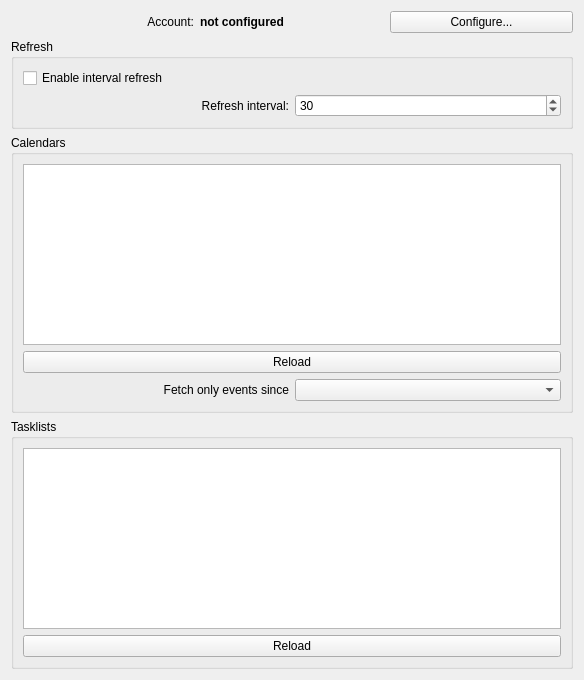
<?xml version="1.0" encoding="UTF-8"?>
<ui version="4.0">
 <class>GoogleSettingsDialog</class>
 <widget class="QWidget" name="GoogleSettingsDialog">
  <property name="geometry">
   <rect>
    <x>0</x>
    <y>0</y>
    <width>584</width>
    <height>680</height>
   </rect>
  </property>
  <layout class="QVBoxLayout" name="verticalLayout_2">
   <item>
    <layout class="QHBoxLayout" name="horizontalLayout">
     <item>
      <widget class="QLabel" name="accountTextLabel">
       <property name="text">
        <string>Account:</string>
       </property>
       <property name="alignment">
        <set>Qt::AlignRight|Qt::AlignTrailing|Qt::AlignVCenter</set>
       </property>
      </widget>
     </item>
     <item>
      <widget class="QLabel" name="accountLabel">
       <property name="text">
        <string>&lt;b&gt;not configured&lt;/b&gt;</string>
       </property>
      </widget>
     </item>
     <item>
      <widget class="QPushButton" name="configureBtn">
       <property name="text">
        <string>Configure...</string>
       </property>
      </widget>
     </item>
    </layout>
   </item>
   <item>
    <widget class="QGroupBox" name="refreshBox">
     <property name="title">
      <string>Refresh</string>
     </property>
     <property name="checkable">
      <bool>false</bool>
     </property>
     <layout class="QGridLayout" name="gridLayout">
      <item row="1" column="0">
       <widget class="QLabel" name="refreshLabel">
        <property name="text">
         <string>Refresh interval:</string>
        </property>
        <property name="alignment">
         <set>Qt::AlignRight|Qt::AlignTrailing|Qt::AlignVCenter</set>
        </property>
        <property name="buddy">
         <cstring>refreshSpinBox</cstring>
        </property>
       </widget>
      </item>
      <item row="1" column="1">
       <widget class="KPluralHandlingSpinBox" name="refreshSpinBox">
        <property name="minimum">
         <number>10</number>
        </property>
        <property name="maximum">
         <number>720</number>
        </property>
        <property name="value">
         <number>30</number>
        </property>
       </widget>
      </item>
      <item row="0" column="0" colspan="2">
       <widget class="QCheckBox" name="enableRefresh">
        <property name="text">
         <string>Enable interval refresh</string>
        </property>
       </widget>
      </item>
     </layout>
    </widget>
   </item>
   <item>
    <widget class="QGroupBox" name="calendarsBox">
     <property name="title">
      <string>Calendars</string>
     </property>
     <layout class="QGridLayout" name="gridLayout_2">
      <item row="0" column="0" colspan="2">
       <widget class="QListWidget" name="calendarsList"/>
      </item>
      <item row="5" column="0">
       <widget class="QLabel" name="eventsLimitLabel">
        <property name="text">
         <string>Fetch only events since</string>
        </property>
        <property name="alignment">
         <set>Qt::AlignRight|Qt::AlignTrailing|Qt::AlignVCenter</set>
        </property>
        <property name="buddy">
         <cstring>eventsLimitCombo</cstring>
        </property>
       </widget>
      </item>
      <item row="5" column="1">
       <widget class="KDateComboBox" name="eventsLimitCombo"/>
      </item>
      <item row="1" column="0" colspan="2">
       <widget class="QPushButton" name="reloadCalendarsBtn">
        <property name="text">
         <string>Reload</string>
        </property>
        <property name="icon">
         <iconset theme="view-refresh">
          <normaloff>.</normaloff>.</iconset>
        </property>
       </widget>
      </item>
     </layout>
    </widget>
   </item>
   <item>
    <widget class="QGroupBox" name="taskListsBox">
     <property name="title">
      <string>Tasklists</string>
     </property>
     <layout class="QVBoxLayout" name="verticalLayout">
      <item>
       <widget class="QListWidget" name="taskListsList"/>
      </item>
      <item>
       <widget class="QPushButton" name="reloadTaskListsBtn">
        <property name="text">
         <string>Reload</string>
        </property>
        <property name="icon">
         <iconset theme="view-refresh">
          <normaloff>.</normaloff>.</iconset>
        </property>
       </widget>
      </item>
     </layout>
    </widget>
   </item>
  </layout>
 </widget>
 <customwidgets>
  <customwidget>
   <class>KPluralHandlingSpinBox</class>
   <extends>QSpinBox</extends>
   <header>kpluralhandlingspinbox.h</header>
  </customwidget>
  <customwidget>
   <class>KDateComboBox</class>
   <extends>QComboBox</extends>
   <header>kdatecombobox.h</header>
  </customwidget>
 </customwidgets>
 <resources/>
 <connections>
  <connection>
   <sender>enableRefresh</sender>
   <signal>toggled(bool)</signal>
   <receiver>refreshSpinBox</receiver>
   <slot>setEnabled(bool)</slot>
   <hints>
    <hint type="sourcelabel">
     <x>182</x>
     <y>99</y>
    </hint>
    <hint type="destinationlabel">
     <x>312</x>
     <y>128</y>
    </hint>
   </hints>
  </connection>
 </connections>
</ui>
